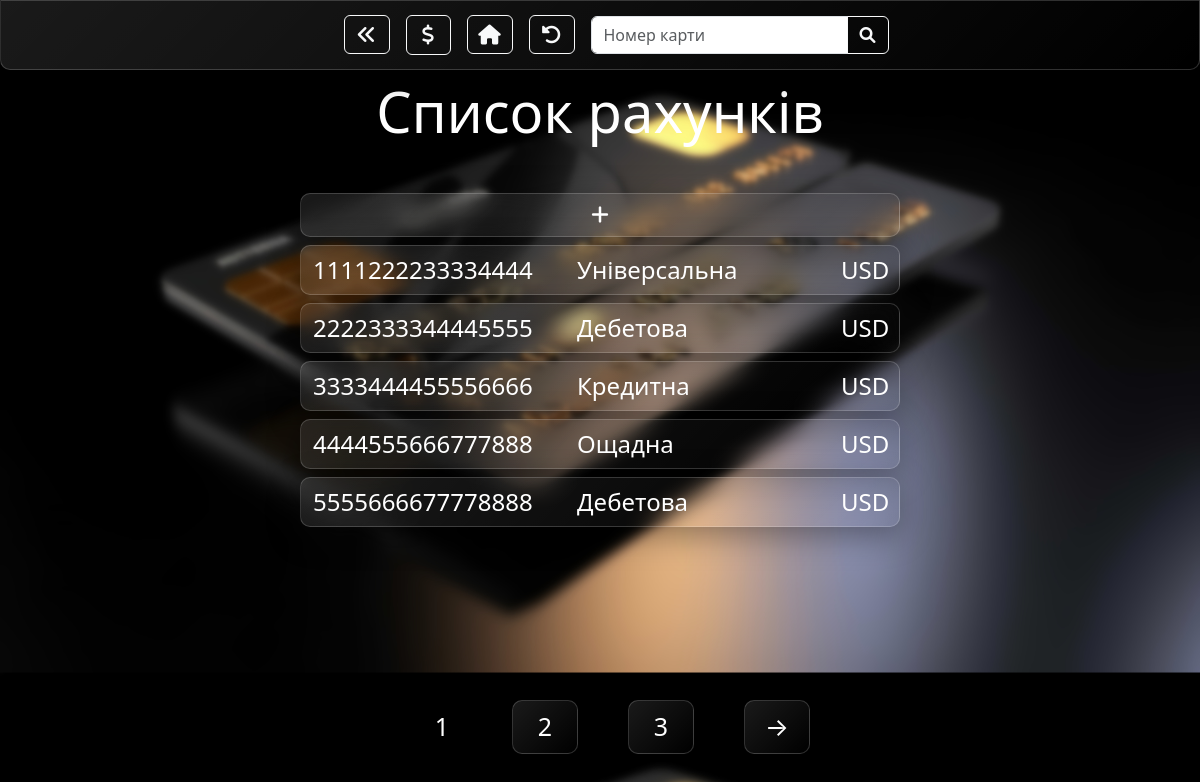
Screenshot of /accounts/ with the database file from the repository.
### paydesk/models.py (models this page shows)
class Account(models.Model):
    CARD_TYPES = [
        ('UNIVERSAL', 'Універсальна'),
        ('DEBIT', 'Дебетова'),
        ('CREDIT', 'Кредитна'),
        ('SAVINGS', 'Ощадна')
    ]
    CURRENCY_TYPES = [
        ('USD', 'Долар США'),
        ('EUR', 'Євро'),
        ('UAN', 'Гривня')
    ]
    card_type = models.CharField(max_length=16, choices=CARD_TYPES)
    card_number = models.CharField(max_length=16, unique=True)
    pin = models.CharField(max_length=4)
    cvv = models.CharField(max_length=3)
    amount = models.FloatField(default=0)
    currency = models.CharField(max_length=3, choices=CURRENCY_TYPES)
    registration_date = models.DateField()
    valid_until = models.DateField()
    person = models.ForeignKey(Person, on_delete=models.SET_NULL, null=True, blank=True)
    def get_absolute_url(self):
        return reverse("account", kwargs={"pk": self.pk})

### paydesk/views.py (the view)
# urls.py: path('accounts/', AccountsView.as_view(), name='accounts'),
class AccountsView(HeaderMixin, ListView):
    paginate_by = 5
    model = Account
    template_name = 'paydesk/accounts.html'
    context_object_name = 'accounts'
    def get_queryset(self):
        request = self.request
        search_query = request.GET.get('search', '')
        return Account.objects.filter(person__isnull=False, card_number__icontains=search_query) if search_query else Account.objects.filter(person__isnull=False)
    def get_context_data(self, **kwargs):
        context =  super().get_context_data(**kwargs)
        context['search_query'] = self.request.GET.get('search', '')
        c_def = self.get_user_context(index=1)
        return dict(list(context.items()) + list(c_def.items()))

### paydesk/utils.py (called while the page is built)
    def get_user_context(self, **kwargs):
        context = kwargs
        index = kwargs.get('index')
        context['header'] = header[index]
        return context

### paydesk/templates/paydesk/accounts.html
{% extends 'paydesk/layout.html' %}
{% block body %}
<div class="d-grid mb-3 gap-2 col-6 mx-auto mt-5">
    <a href="{% url 'create_account' %}" type="button" class="my-btn glass glass-hover fs-5 text-center">
        <span><i class="fa-solid fa-plus"></i></span>
    </a>
    {% for account in accounts %}
        <a href="{{ account.get_absolute_url }}" type="button" class="my-btn glass glass-hover fs-4 d-flex">
            <span style="width: 46%">{{ account.card_number }}</span>
            <span style="width: 46%">{{ account.get_card_type_display }}</span>
            <span style="width: 7%">{{ account.currency }}</span>
        </a>
    {% empty %}
        <span class="fs-2 mt-5 glass rounded px-3 py-2 text-center">Пусто</span>
    {% endfor %}
</div>
{% endblock %}

### paydesk/static/paydesk/css/style.css (style rules this page uses)
body { background-image: url('./../img/img_3.jpg'); background-size: cover; }
.glass { background: linear-gradient(135deg, rgba(255, 255, 255, 0.1), rgba(255, 255, 255, 0)); backdrop-filter: blur(10px); -webkit-backdrop-filter: blur(10px); border: 1px solid rgba(255, 255, 255, 0.18); box-shadow: 0 8px 32px 0 rgba(0, 0, 0, 0.37); transition: backdrop-filter 1s ease, -webkit-backdrop-filter 1s ease; }
.my-btn { color: white; text-decoration: none; border-radius: 10px; padding: 0.375rem 0.75rem; }

### rows the page displays
Account: card_number "1111222233334444", card_type "Універсальна", currency "USD"
Account: card_number "2222333344445555", card_type "Дебетова", currency "USD"
Account: card_number "3333444455556666", card_type "Кредитна", currency "USD"
Account: card_number "4444555666777888", card_type "Ощадна", currency "USD"
Account: card_number "5555666677778888", card_type "Дебетова", currency "USD"

### other values shown
{{ header.title }} "Список рахунків"
{{ p }} "1"
{{ p }} "2" "3"
